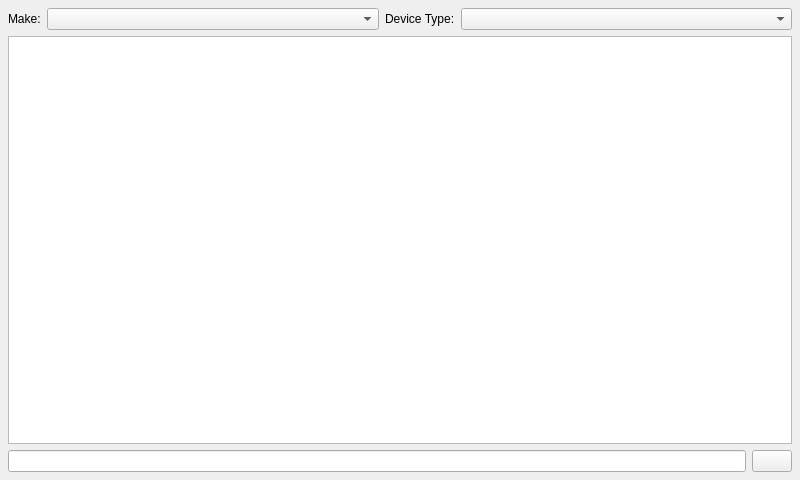
<?xml version="1.0" encoding="UTF-8"?>
<ui version="4.0">
 <class>PIRSelectDeviceForm</class>
 <widget class="QWidget" name="PIRSelectDeviceForm">
  <property name="geometry">
   <rect>
    <x>0</x>
    <y>0</y>
    <width>800</width>
    <height>480</height>
   </rect>
  </property>
  <property name="focusPolicy">
   <enum>Qt::WheelFocus</enum>
  </property>
  <property name="windowTitle">
   <string>Browse Known Devices</string>
  </property>
  <layout class="QGridLayout" name="gridLayout">
   <property name="margin">
    <number>8</number>
   </property>
   <item row="0" column="0">
    <widget class="QLabel" name="makeLabel">
     <property name="text">
      <string>Make:</string>
     </property>
    </widget>
   </item>
   <item row="0" column="1">
    <widget class="QComboBox" name="makeComboBox">
     <property name="sizePolicy">
      <sizepolicy hsizetype="Expanding" vsizetype="Fixed">
       <horstretch>0</horstretch>
       <verstretch>0</verstretch>
      </sizepolicy>
     </property>
     <property name="focusPolicy">
      <enum>Qt::NoFocus</enum>
     </property>
    </widget>
   </item>
   <item row="0" column="2">
    <widget class="QLabel" name="deviceTypeLabel">
     <property name="text">
      <string>Device Type:</string>
     </property>
    </widget>
   </item>
   <item row="0" column="3">
    <widget class="QComboBox" name="deviceComboBox">
     <property name="sizePolicy">
      <sizepolicy hsizetype="Expanding" vsizetype="Fixed">
       <horstretch>0</horstretch>
       <verstretch>0</verstretch>
      </sizepolicy>
     </property>
     <property name="focusPolicy">
      <enum>Qt::NoFocus</enum>
     </property>
    </widget>
   </item>
   <item row="1" column="0" colspan="4">
    <widget class="QListWidget" name="deviceListWidget">
     <property name="focusPolicy">
      <enum>Qt::NoFocus</enum>
     </property>
    </widget>
   </item>
   <item row="2" column="0" colspan="4">
    <layout class="QHBoxLayout" name="horizontalLayout">
     <item>
      <widget class="QLineEdit" name="searchStringLineEdit"/>
     </item>
     <item>
      <widget class="QPushButton" name="ssClosePushButton">
       <property name="text">
        <string/>
       </property>
       <property name="icon">
        <iconset resource="PierogiResources.qrc">
         <normaloff>:/icons/delete_icon&amp;48.png</normaloff>:/icons/delete_icon&amp;48.png</iconset>
       </property>
      </widget>
     </item>
    </layout>
   </item>
  </layout>
 </widget>
 <resources>
  <include location="PierogiResources.qrc"/>
 </resources>
 <connections/>
</ui>
